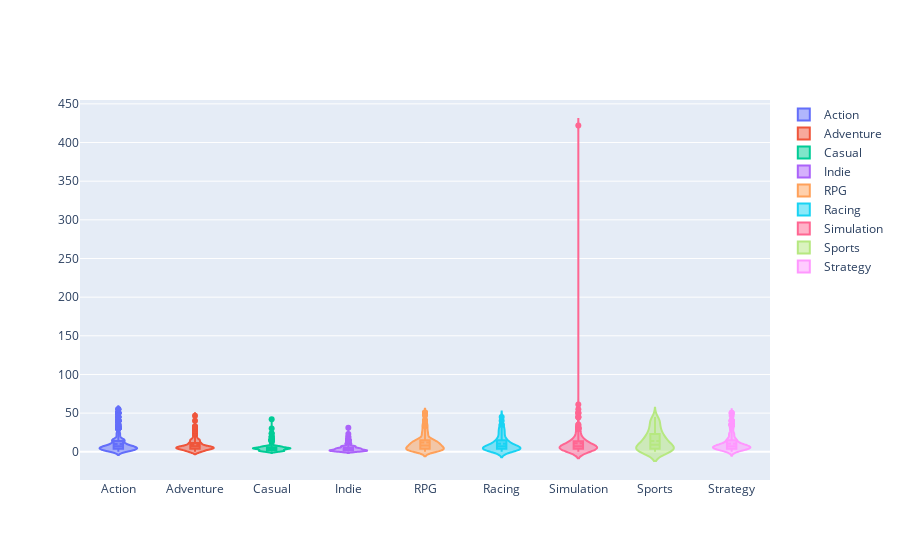

The notebook cell saved with this chart:
### Code cell
# We used Multiple Violin Plots to visualize the price distribution for each category.
fig = go.Figure()

genres = ["Action","Adventure","Casual","Indie","RPG","Racing","Simulation","Sports","Strategy"]

for genre in genres:
    fig.add_trace(go.Violin(x=steam_df['genres'][steam_df['genres'] == genre],
                            y=steam_df['price'][steam_df['genres'] == genre],
                            name=genre,
                            box_visible=True,
                            meanline_visible=True))

fig.show()

### Figure 1 — Plotly figure (JSON) as saved in the notebook; plotly's stock layout.template omitted (floating-point values rounded to 4 significant figures; data arrays with more than 128 entries replaced by an {"elided": "..."} marker saying what was removed)
{"data": [{"box": {"visible": true}, "meanline": {"visible": true}, "name": "Action", "type": "violin", "x": {"elided": "843 str values"}, "y": {"elided": "843 float values"}}, {"box": {"visible": true}, "meanline": {"visible": true}, "name": "Adventure", "type": "violin", "x": {"elided": "535 str values"}, "y": {"elided": "535 float values"}}, {"box": {"visible": true}, "meanline": {"visible": true}, "name": "Casual", "type": "violin", "x": {"elided": "560 str values"}, "y": {"elided": "560 float values"}}, {"box": {"visible": true}, "meanline": {"visible": true}, "name": "Indie", "type": "violin", "x": {"elided": "759 str values"}, "y": {"elided": "759 float values"}}, {"box": {"visible": true}, "meanline": {"visible": true}, "name": "RPG", "type": "violin", "x": {"elided": "270 str values"}, "y": {"elided": "270 float values"}}, {"box": {"visible": true}, "meanline": {"visible": true}, "name": "Racing", "type": "violin", "x": ["Racing", "Racing", "Racing", "Racing", "Racing", "Racing", "Racing", "Racing", "Racing", "Racing", "Racing", "Racing", "Racing", "Racing", "Racing", "Racing", "Racing", "Racing", "Racing", "Racing", "Racing", "Racing", "Racing", "Racing", "Racing", "Racing", "Racing", "Racing", "Racing", "Racing", "Racing", "Racing", "Racing", "Racing", "Racing", "Racing", "Racing", "Racing", "Racing", "Racing", "Racing", "Racing", "Racing", "Racing", "Racing", "Racing", "Racing", "Racing", "Racing", "Racing", "Racing", "Racing", "Racing", "Racing", "Racing", "Racing", "Racing", "Racing", "Racing", "Racing", "Racing", "Racing", "Racing", "Racing", "Racing", "Racing", "Racing", "Racing", "Racing", "Racing", "Racing", "Racing", "Racing", "Racing", "Racing", "Racing", "Racing", "Racing", "Racing", "Racing", "Racing", "Racing", "Racing", "Racing", "Racing", "Racing"], "y": [5.99, 3.99, 3.99, 25.99, 3.99, 4.99, 3.99, 25.99, 1.99, 2.49, 0, 16.99, 6.99, 4.99, 4.99, 4.99, 8.59, 9.99, 9.99, 4.99, 10.99, 3.99, 8.99, 6.99, 14.99, 19.99, 14.99, 6.99, 7.99, 10.99, 7.99, 14.99, 16.99, 6.99, 24.99, 4.79, 3.99, 11.99, 4.99, 2.09, 1.99, 6.99, 3.99, 2.99, 15.49, 29.99, 3.99, 3.99, 4.99, 44.99, 3.99, 3.99, 1.59, 22.99, 11.39, 12.49, 6.99, 34.99, 18.99, 29.99, 24.99, 4.79, 0, 0, 7.19, 4.79, 30.99, 34.99, 11.39, 7.19, 20.99, 1.99, 39.99, 1.99, 9.29, 0, 2.09, 0.79, 2.89, 2.89, 30.99, 3.99, 11.39, 2.5, 14.49, 0]}, {"box": {"visible": true}, "meanline": {"visible": true}, "name": "Simulation", "type": "violin", "x": {"elided": "328 str values"}, "y": {"elided": "328 float values"}}, {"box": {"visible": true}, "meanline": {"visible": true}, "name": "Sports", "type": "violin", "x": ["Sports", "Sports", "Sports", "Sports", "Sports", "Sports", "Sports", "Sports", "Sports", "Sports", "Sports", "Sports", "Sports", "Sports", "Sports", "Sports", "Sports", "Sports", "Sports", "Sports", "Sports", "Sports", "Sports", "Sports", "Sports", "Sports", "Sports", "Sports", "Sports", "Sports", "Sports", "Sports", "Sports", "Sports", "Sports", "Sports", "Sports", "Sports", "Sports", "Sports", "Sports", "Sports", "Sports", "Sports", "Sports", "Sports", "Sports", "Sports", "Sports", "Sports", "Sports", "Sports", "Sports", "Sports", "Sports", "Sports", "Sports", "Sports", "Sports", "Sports", "Sports", "Sports", "Sports"], "y": [6.99, 15.99, 6.99, 2.09, 3.99, 2.09, 6.99, 15.49, 18.99, 14.99, 22.99, 5.59, 10.99, 39.95, 29.99, 39.99, 3.99, 14.99, 6.99, 4.99, 0, 39.99, 3.99, 10.99, 23.79, 0, 0, 6.99, 2.89, 29.99, 15.49, 14.99, 22.99, 39.99, 1.99, 1.69, 0.79, 32.99, 0.79, 29.99, 22.99, 6.99, 39.99, 15.49, 3.99, 24.99, 34.99, 0, 10.99, 19.99, 24.99, 7.19, 0, 0.79, 7.19, 15.49, 8.99, 3.99, 0, 14.99, 44.99, 0, 4.79]}, {"box": {"visible": true}, "meanline": {"visible": true}, "name": "Strategy", "type": "violin", "x": {"elided": "485 str values"}, "y": {"elided": "485 float values"}}], "layout": {}}
